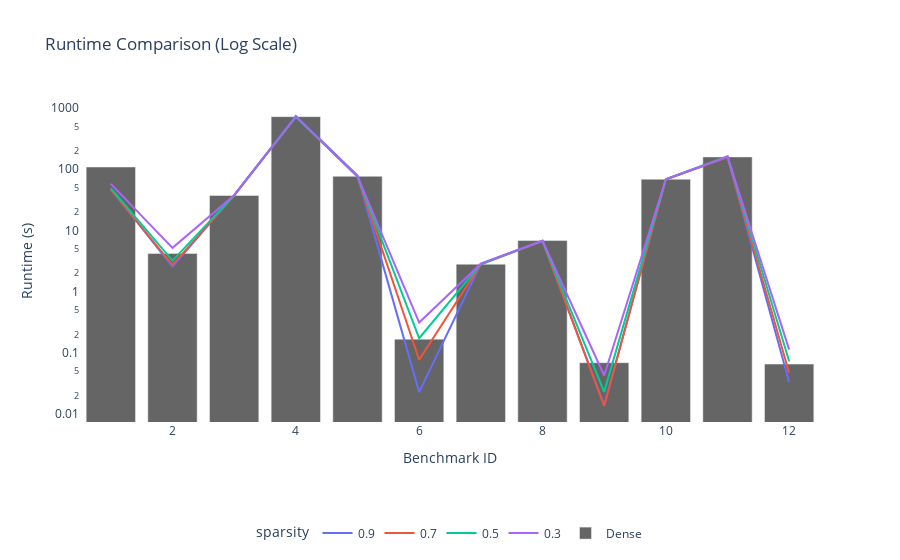
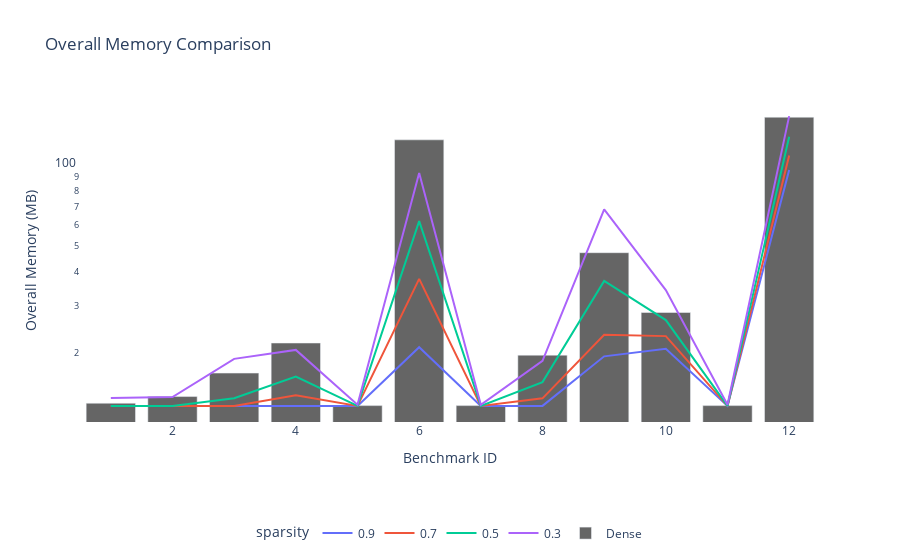
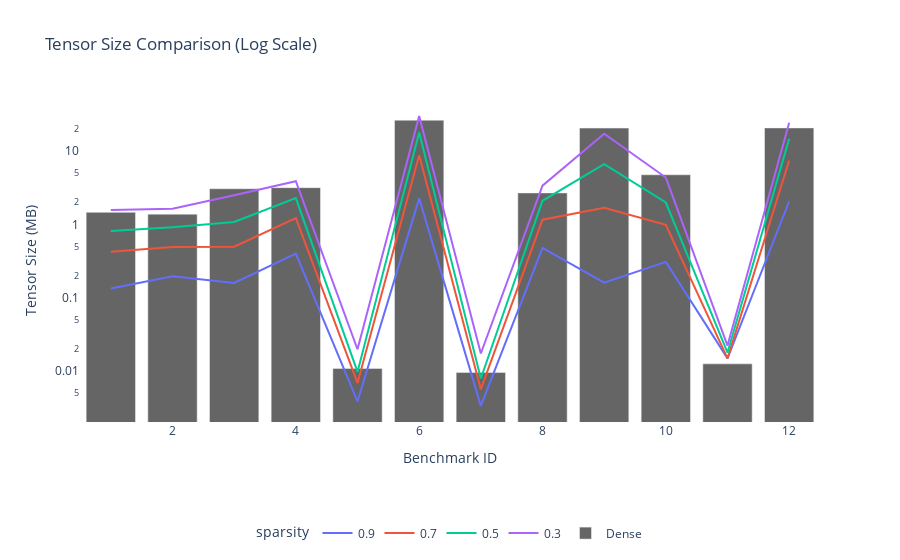

The notebook cell these images were saved under, in order:
### Code cell
fig_runtime = px.line(
    full_sparse_df,
    x="benchmark_id",
    y="runtime",
    color="sparsity",
    labels={"benchmark_id": "Benchmark ID", "runtime": "Runtime (s)"},
    title="Runtime Comparison (Log Scale)", log_y=True,
)

fig_runtime.add_trace(
    go.Bar(
        x=full_dense_df["benchmark_id"],
        y=full_dense_df["runtime"],
        name="Dense",
        marker_color="black",
        opacity=0.6,
    )
)
fig_runtime.update_layout(legend=dict(orientation="h", yanchor="top", y=-0.3, xanchor="center", x=0.5), plot_bgcolor='white')
fig_runtime.show()

fig_memory = px.line(
    full_sparse_df,
    x="benchmark_id",
    y="overall_memory",
    color="sparsity",
    labels={"benchmark_id": "Benchmark ID", "overall_memory": "Overall Memory (MB)"},
    title="Overall Memory Comparison",log_y=True,
)
fig_memory.add_trace(
    go.Bar(
        x=full_dense_df["benchmark_id"],
        y=full_dense_df["overall_memory"],
        name="Dense",
        marker_color="black",
        opacity=0.6,
    )
)
fig_memory.update_layout(legend=dict(orientation="h", yanchor="top", y=-0.3, xanchor="center", x=0.5), plot_bgcolor='white')
fig_memory.show()

fig_tensors = px.line(
    full_sparse_df,
    x="benchmark_id",
    y="tensors-size",
    color="sparsity",
    labels={"benchmark_id": "Benchmark ID", "tensors-size": "Tensor Size (MB)"},
    title="Tensor Size Comparison (Log Scale)", log_y=True,
)
fig_tensors.add_trace(
    go.Bar(
        x=full_dense_df["benchmark_id"],
        y=full_dense_df["tensors-size"],
        name="Dense",
        marker_color="black",
        opacity=0.6,
    )
)
fig_tensors.update_layout(legend=dict(orientation="h", yanchor="top", y=-0.3, xanchor="center", x=0.5), plot_bgcolor='white')
fig_tensors.show()
fig_tensors.write_image("my_plot.svg")

### Figure 1 — Plotly figure (JSON) as saved in the notebook; plotly's stock layout.template omitted (floating-point values rounded to 4 significant figures)
{"data": [{"hovertemplate": "sparsity=0.9<br>Benchmark ID=%{x}<br>Runtime (s)=%{y}<extra></extra>", "legendgroup": "0.9", "line": {"color": "#636efa", "dash": "solid"}, "marker": {"symbol": "circle"}, "mode": "lines", "name": "0.9", "orientation": "v", "showlegend": true, "type": "scatter", "x": [1, 2, 3, 4, 5, 6, 7, 8, 9, 10, 11, 12], "xaxis": "x", "y": [47.16, 2.545, 37.86, 740.6, 78.77, 0.02275, 2.849, 6.793, 0.0139, 68.6, 156.8, 0.03302], "yaxis": "y"}, {"hovertemplate": "sparsity=0.7<br>Benchmark ID=%{x}<br>Runtime (s)=%{y}<extra></extra>", "legendgroup": "0.7", "line": {"color": "#EF553B", "dash": "solid"}, "marker": {"symbol": "circle"}, "mode": "lines", "name": "0.7", "orientation": "v", "showlegend": true, "type": "scatter", "x": [1, 2, 3, 4, 5, 6, 7, 8, 9, 10, 11, 12], "xaxis": "x", "y": [47.08, 2.722, 37.51, 725.9, 76.46, 0.07703, 2.787, 6.731, 0.01354, 68.18, 158.5, 0.04676], "yaxis": "y"}, {"hovertemplate": "sparsity=0.5<br>Benchmark ID=%{x}<br>Runtime (s)=%{y}<extra></extra>", "legendgroup": "0.5", "line": {"color": "#00cc96", "dash": "solid"}, "marker": {"symbol": "circle"}, "mode": "lines", "name": "0.5", "orientation": "v", "showlegend": true, "type": "scatter", "x": [1, 2, 3, 4, 5, 6, 7, 8, 9, 10, 11, 12], "xaxis": "x", "y": [48.62, 3.212, 37.4, 722.2, 76.47, 0.1727, 2.806, 6.741, 0.02293, 68.52, 163.5, 0.07249], "yaxis": "y"}, {"hovertemplate": "sparsity=0.3<br>Benchmark ID=%{x}<br>Runtime (s)=%{y}<extra></extra>", "legendgroup": "0.3", "line": {"color": "#ab63fa", "dash": "solid"}, "marker": {"symbol": "circle"}, "mode": "lines", "name": "0.3", "orientation": "v", "showlegend": true, "type": "scatter", "x": [1, 2, 3, 4, 5, 6, 7, 8, 9, 10, 11, 12], "xaxis": "x", "y": [57.86, 5.201, 37.54, 725.4, 76.69, 0.3124, 2.862, 6.777, 0.04246, 68.94, 161.2, 0.1124], "yaxis": "y"}, {"marker": {"color": "black"}, "name": "Dense", "opacity": 0.6, "type": "bar", "x": [1, 2, 3, 4, 5, 6, 7, 8, 9, 10, 11, 12], "y": [109.1, 4.209, 37.27, 725.3, 76.76, 0.1672, 2.808, 6.843, 0.06885, 68.88, 159.4, 0.06531]}], "layout": {"legend": {"orientation": "h", "title": {"text": "sparsity"}, "tracegroupgap": 0, "x": 0.5, "xanchor": "center", "y": -0.3, "yanchor": "top"}, "plot_bgcolor": "white", "title": {"text": "Runtime Comparison (Log Scale)"}, "xaxis": {"anchor": "y", "domain": [0, 1], "title": {"text": "Benchmark ID"}}, "yaxis": {"anchor": "x", "domain": [0, 1], "title": {"text": "Runtime (s)"}, "type": "log"}}}

### Figure 2 — Plotly figure (JSON) as saved in the notebook; plotly's stock layout.template omitted (floating-point values rounded to 4 significant figures)
{"data": [{"hovertemplate": "sparsity=0.9<br>Benchmark ID=%{x}<br>Overall Memory (MB)=%{y}<extra></extra>", "legendgroup": "0.9", "line": {"color": "#636efa", "dash": "solid"}, "marker": {"symbol": "circle"}, "mode": "lines", "name": "0.9", "orientation": "v", "showlegend": true, "type": "scatter", "x": [1, 2, 3, 4, 5, 6, 7, 8, 9, 10, 11, 12], "xaxis": "x", "y": [12.75, 12.75, 12.75, 12.75, 12.75, 21.06, 12.75, 12.75, 19.48, 20.77, 12.75, 95.7], "yaxis": "y"}, {"hovertemplate": "sparsity=0.7<br>Benchmark ID=%{x}<br>Overall Memory (MB)=%{y}<extra></extra>", "legendgroup": "0.7", "line": {"color": "#EF553B", "dash": "solid"}, "marker": {"symbol": "circle"}, "mode": "lines", "name": "0.7", "orientation": "v", "showlegend": true, "type": "scatter", "x": [1, 2, 3, 4, 5, 6, 7, 8, 9, 10, 11, 12], "xaxis": "x", "y": [12.75, 12.75, 12.75, 13.97, 12.75, 37.75, 12.75, 13.6, 23.4, 23.15, 12.75, 108.5], "yaxis": "y"}, {"hovertemplate": "sparsity=0.5<br>Benchmark ID=%{x}<br>Overall Memory (MB)=%{y}<extra></extra>", "legendgroup": "0.5", "line": {"color": "#00cc96", "dash": "solid"}, "marker": {"symbol": "circle"}, "mode": "lines", "name": "0.5", "orientation": "v", "showlegend": true, "type": "scatter", "x": [1, 2, 3, 4, 5, 6, 7, 8, 9, 10, 11, 12], "xaxis": "x", "y": [12.75, 12.75, 13.62, 16.38, 12.75, 61.86, 12.75, 15.62, 37.1, 26.55, 12.75, 127.2], "yaxis": "y"}, {"hovertemplate": "sparsity=0.3<br>Benchmark ID=%{x}<br>Overall Memory (MB)=%{y}<extra></extra>", "legendgroup": "0.3", "line": {"color": "#ab63fa", "dash": "solid"}, "marker": {"symbol": "circle"}, "mode": "lines", "name": "0.3", "orientation": "v", "showlegend": true, "type": "scatter", "x": [1, 2, 3, 4, 5, 6, 7, 8, 9, 10, 11, 12], "xaxis": "x", "y": [13.65, 13.75, 19.06, 20.57, 12.88, 93.41, 12.88, 18.75, 68.35, 34.33, 12.88, 151.8], "yaxis": "y"}, {"marker": {"color": "black"}, "name": "Dense", "opacity": 0.6, "type": "bar", "x": [1, 2, 3, 4, 5, 6, 7, 8, 9, 10, 11, 12], "y": [13.05, 13.81, 16.88, 21.82, 12.78, 123.9, 12.78, 19.67, 47.23, 28.33, 12.78, 150.4]}], "layout": {"legend": {"orientation": "h", "title": {"text": "sparsity"}, "tracegroupgap": 0, "x": 0.5, "xanchor": "center", "y": -0.3, "yanchor": "top"}, "plot_bgcolor": "white", "title": {"text": "Overall Memory Comparison"}, "xaxis": {"anchor": "y", "domain": [0, 1], "title": {"text": "Benchmark ID"}}, "yaxis": {"anchor": "x", "domain": [0, 1], "title": {"text": "Overall Memory (MB)"}, "type": "log"}}}

### Figure 3 — Plotly figure (JSON) as saved in the notebook; plotly's stock layout.template omitted (floating-point values rounded to 4 significant figures)
{"data": [{"hovertemplate": "sparsity=0.9<br>Benchmark ID=%{x}<br>Tensor Size (MB)=%{y}<extra></extra>", "legendgroup": "0.9", "line": {"color": "#636efa", "dash": "solid"}, "marker": {"symbol": "circle"}, "mode": "lines", "name": "0.9", "orientation": "v", "showlegend": true, "type": "scatter", "x": [1, 2, 3, 4, 5, 6, 7, 8, 9, 10, 11, 12], "xaxis": "x", "y": [0.1338, 0.1961, 0.1587, 0.3987, 0.003876, 2.254, 0.003372, 0.4778, 0.1602, 0.3077, 0.01496, 2.06], "yaxis": "y"}, {"hovertemplate": "sparsity=0.7<br>Benchmark ID=%{x}<br>Tensor Size (MB)=%{y}<extra></extra>", "legendgroup": "0.7", "line": {"color": "#EF553B", "dash": "solid"}, "marker": {"symbol": "circle"}, "mode": "lines", "name": "0.7", "orientation": "v", "showlegend": true, "type": "scatter", "x": [1, 2, 3, 4, 5, 6, 7, 8, 9, 10, 11, 12], "xaxis": "x", "y": [0.4243, 0.4912, 0.495, 1.212, 0.00692, 8.694, 0.005661, 1.156, 1.682, 0.9858, 0.01496, 7.373], "yaxis": "y"}, {"hovertemplate": "sparsity=0.5<br>Benchmark ID=%{x}<br>Tensor Size (MB)=%{y}<extra></extra>", "legendgroup": "0.5", "line": {"color": "#00cc96", "dash": "solid"}, "marker": {"symbol": "circle"}, "mode": "lines", "name": "0.5", "orientation": "v", "showlegend": true, "type": "scatter", "x": [1, 2, 3, 4, 5, 6, 7, 8, 9, 10, 11, 12], "xaxis": "x", "y": [0.8089, 0.9144, 1.077, 2.268, 0.009781, 17.82, 0.00795, 2.09, 6.567, 1.98, 0.01792, 14.61], "yaxis": "y"}, {"hovertemplate": "sparsity=0.3<br>Benchmark ID=%{x}<br>Tensor Size (MB)=%{y}<extra></extra>", "legendgroup": "0.3", "line": {"color": "#ab63fa", "dash": "solid"}, "marker": {"symbol": "circle"}, "mode": "lines", "name": "0.3", "orientation": "v", "showlegend": true, "type": "scatter", "x": [1, 2, 3, 4, 5, 6, 7, 8, 9, 10, 11, 12], "xaxis": "x", "y": [1.57, 1.626, 2.487, 3.852, 0.01991, 29.71, 0.01742, 3.361, 17.07, 4.329, 0.02236, 24.09], "yaxis": "y"}, {"marker": {"color": "black"}, "name": "Dense", "opacity": 0.6, "type": "bar", "x": [1, 2, 3, 4, 5, 6, 7, 8, 9, 10, 11, 12], "y": [1.454, 1.375, 3.05, 3.152, 0.01092, 26.12, 0.009636, 2.675, 20.4, 4.721, 0.0126, 20.51]}], "layout": {"legend": {"orientation": "h", "title": {"text": "sparsity"}, "tracegroupgap": 0, "x": 0.5, "xanchor": "center", "y": -0.3, "yanchor": "top"}, "plot_bgcolor": "white", "title": {"text": "Tensor Size Comparison (Log Scale)"}, "xaxis": {"anchor": "y", "domain": [0, 1], "title": {"text": "Benchmark ID"}}, "yaxis": {"anchor": "x", "domain": [0, 1], "title": {"text": "Tensor Size (MB)"}, "type": "log"}}}
